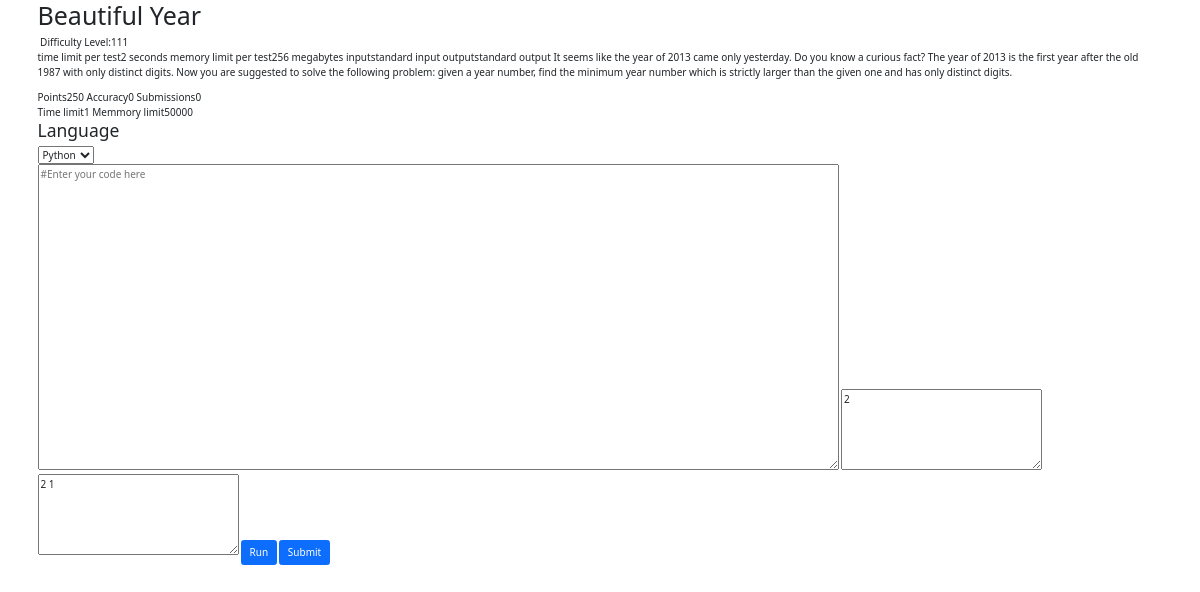
The app's page /question/4 (signed in) with its own data.
### app1/models.py (models this page shows)
class Question(models.Model):
    q_id = models.IntegerField(primary_key=True)
    q_title = models.CharField(max_length=40)
    q_descrp =models.TextField()
    q_ip_formate = models.TextField(null=True,blank=True)
    q_op_formate = models.TextField(null=True,blank=True)
    q_const = models.TextField(null=True,blank=True)
    q_sip = models.TextField(null=True,blank=True)
    q_sop = models.TextField(null=True,blank=True)
    q_diff_level = models.CharField( max_length=50)
    q_point = models.IntegerField(default=0)
    q_aqrcy = models.IntegerField(default=0)
    q_subns = models.IntegerField(default=0)
    q_time_limit = models.IntegerField(null=True,default=1)
    q_memory_limit = models.IntegerField(null=True,default=50000)
    def __str__(self):
        return f"{self.q_id}"

### app1/views.py (the view)
# urls.py: path('question/', views.questions, name='questions'),
@login_required(login_url='login')
def question(request,id):
    context={}
    question = Question.objects.get(q_id=id)
    print("question",question)
    user = User.objects.get(username=request.user)
    player = Player.objects.get(user=user)
    team = Team.objects.get(user__username=request.user)
    print("team ",team)
    context["question"]=question
    context["player"]=player
    context["team"]=team
    try:
        submission = Submission.objects.filter(player=user,q_id=question,q_status="AC").last()
        context["user_code"]=submission.s_code
    except:
        try:
            submission = Submission.objects.filter(player=user,q_id=question).last()
            context["user_code"]=submission.s_code
        except:
            context["user_code"]=""
    try:
        if submission.s_language == "cpp":
            context["code_lang_cpp"]="cpp"
        if submission.s_language == "c":
            context["code_lang_c"]="c"
    except:
        pass
    return render(request,"app1/question.html",context)

### app1/models.py (called while the page is built)
    def __str__(self) -> str:
        return f"{self.id}"

### app1/templates/app1/question.html (shortened to what this page needs)
{% extends 'app1/base.html' %}
{% load static %}
{% block "codeblock" %}
<div class="container">
<div class="box">
    <div class="questiontitle">
        <h1>{{question.q_title}}</h1>&nbsp;<span><span>Difficulty Level:</span>{{question.q_diff_level}}</span>
    </div>
    <div class="questiondes">
        {{question.q_descrp}}
    </div>
    <div class="other1">
        <span>Points</span>{{question.q_point}}
        <span>Accuracy</span>{{question.q_aqrcy}}
        <span>Submissions</span>{{question.q_subns}}
    </div>
    <div class="other2">
        <span>Time limit</span>{{question.q_time_limit}}
        <span>Memmory limit</span>{{question.q_memory_limit}}
    </div>
</div>
<div class="testip">
    <form action="" method="POST" id="code_form">
        <div>
            <h3>Language</h3>
            <select name="language" id="code_lang">
                <option value="python" selected>Python</option>
            </select>
        </div>
        <textarea name="user_code" id="user_code" cols="130" rows="20" placeholder="#Enter your code here">{{user_code}}</textarea>
        <textarea name="test_ip" id="testip" cols="30" rows="5" placeholder="Input">{{question.q_sip}}</textarea>
        <textarea name="test_op" id="testop" cols="30" rows="5" placeholder="Output">{{question.q_sop}}</textarea>
        <input type="button" value="Run" id="run_code" class="btn btn-primary" >
        <input type="button" value="Submit" id="submit_code" class="btn btn-primary" >
    </form>
</div>
</div>
{% endblock "codeblock" %}

### records on screen
Question: q_title "Beautiful Year", q_diff_level "111", q_descrp "time limit per test2 seconds memory limit per test256 megabytes inputstandard input outputstandard output It seems like the year of 2013 came only yesterday. Do you know a curious fact? The year of 2013 is the first year after the old 1987 with only distinct digits. Now you are suggested to solve the following problem: given a year number, find the minimum year number which is strictly larger than the given one and has only distinct digits.", q_point "250", q_aqrcy "0", q_subns "0", q_time_limit "1", q_memory_limit "50000", test_ip "2", test_op "2 1"
